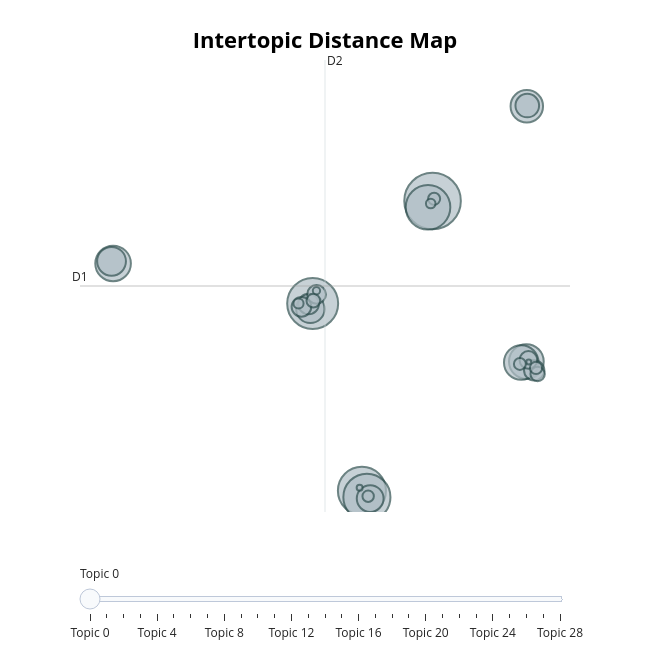

Here is the notebook cell this chart was saved with:
### Code cell
topic_model2.visualize_topics()

### Figure 1 — Plotly figure (JSON) as saved in the notebook; plotly's stock layout.template omitted (floating-point values rounded to 4 significant figures)
{"data": [{"customdata": [[0, "health | correction | plan | communication | medical", 3558], [1, "police | court | officer | town | election", 2888], [2, "license | beverage | alcoholic | sale | additional", 2571], [3, "land | authorize | parcel | town | certain", 2467], [4, "retirement | housing | veteran | disability | benefit", 2210], [5, "school | education | student | high | elementary", 1409], [6, "report | annual | transparency | revenue | attorney", 1340], [7, "insurance | unemployment | worker | wage | compensation", 1328], [8, "water | gas | waste | sewer | environmental", 1173], [9, "child | document | family | current | joint", 922], [10, "firearm | safety | animal | security | dog", 894], [11, "tax | exemption | property | taxis | senior", 800], [12, "energy | solar | utility | renewable | climate", 621], [13, "amendment | legislative | governor | constitution | excellency", 474], [14, "appropriation | make | lottery | supplement | exist", 460], [15, "developmental | civil | youth | right | group", 431], [16, "plate | funeral | distinctive | license | veteran", 390], [17, "privacy | consumer | internet | telephone | information", 350], [18, "day | month | awareness | designate | american", 230], [19, "trafficking | discrimination | gender | human | woman", 207], [20, "food | restaurant | labeling | store | dealer", 169], [21, "hiv | immunization | cancer | vaccine | arbovirus", 162], [22, "credit | card | union | banking | creditable", 158], [23, "board | selectman | select | change | registration", 145], [24, "gaming | racing | horse | race | simulcaste", 114], [25, "noise | hear | hearing | deaf | aid", 102], [26, "organ | donation | surgery | tissue | surgical", 59], [27, "snow | removal | snowmobile | ice | antique", 40], [28, "schedule | transfer | revise | comptroller | masshealth", 27]], "hovertemplate": "<b>Topic %{customdata[0]}</b><br>%{customdata[1]}<br>Size: %{customdata[2]}", "legendgroup": "", "marker": {"color": "#B0BEC5", "line": {"color": "DarkSlateGrey", "width": 2}, "size": [3558, 2888, 2571, 2467, 2210, 1409, 1340, 1328, 1173, 922, 894, 800, 621, 474, 460, 431, 390, 350, 230, 207, 169, 162, 158, 145, 114, 102, 59, 40, 27], "sizemode": "area", "sizeref": 2.224, "symbol": "circle"}, "mode": "markers", "name": "", "orientation": "v", "showlegend": false, "type": "scatter", "x": [10.31, -0.8534, 3.733, 4.196, 9.887, -19.44, 19.04, 18.57, 19.08, -19.58, -1.071, 4.501, 19.13, -1.234, 19.77, -1.899, -0.4931, 19.23, 20.09, -0.792, 19.94, 10.45, 18.44, 4.314, -2.171, 10.14, -0.501, 3.52, 19.27], "xaxis": "x", "y": [13.91, 7.056, -5.465, -5.896, 13.49, 9.733, 3.177, 3.111, 20.25, 9.876, 6.697, -5.986, 20.29, 7.024, 2.586, 6.836, 7.666, 3.282, 2.341, 7.246, 2.748, 14.05, 3.016, -5.827, 7.053, 13.74, 7.91, -5.265, 3.144], "yaxis": "y"}], "layout": {"annotations": [{"showarrow": false, "text": "D1", "x": -22.52, "y": 8.227, "yshift": 10}, {"showarrow": false, "text": "D2", "x": 0.2947, "xshift": 10, "y": 23.34}], "height": 650, "hoverlabel": {"bgcolor": "white", "font": {"family": "Rockwell", "size": 16}}, "legend": {"itemsizing": "constant", "tracegroupgap": 0}, "margin": {"t": 60}, "shapes": [{"line": {"color": "#CFD8DC", "width": 2}, "type": "line", "x0": 0.2947, "x1": 0.2947, "y0": -6.884, "y1": 23.34}, {"line": {"color": "#9E9E9E", "width": 2}, "type": "line", "x0": -22.52, "x1": 23.11, "y0": 8.227, "y1": 8.227}], "sliders": [{"active": 0, "pad": {"t": 50}, "steps": [{"args": [{"marker.color": [["red", "#B0BEC5", "#B0BEC5", "#B0BEC5", "#B0BEC5", "#B0BEC5", "#B0BEC5", "#B0BEC5", "#B0BEC5", "#B0BEC5", "#B0BEC5", "#B0BEC5", "#B0BEC5", "#B0BEC5", "#B0BEC5", "#B0BEC5", "#B0BEC5", "#B0BEC5", "#B0BEC5", "#B0BEC5", "#B0BEC5", "#B0BEC5", "#B0BEC5", "#B0BEC5", "#B0BEC5", "#B0BEC5", "#B0BEC5", "#B0BEC5", "#B0BEC5"]]}], "label": "Topic 0", "method": "update"}, {"args": [{"marker.color": [["#B0BEC5", "red", "#B0BEC5", "#B0BEC5", "#B0BEC5", "#B0BEC5", "#B0BEC5", "#B0BEC5", "#B0BEC5", "#B0BEC5", "#B0BEC5", "#B0BEC5", "#B0BEC5", "#B0BEC5", "#B0BEC5", "#B0BEC5", "#B0BEC5", "#B0BEC5", "#B0BEC5", "#B0BEC5", "#B0BEC5", "#B0BEC5", "#B0BEC5", "#B0BEC5", "#B0BEC5", "#B0BEC5", "#B0BEC5", "#B0BEC5", "#B0BEC5"]]}], "label": "Topic 1", "method": "update"}, {"args": [{"marker.color": [["#B0BEC5", "#B0BEC5", "red", "#B0BEC5", "#B0BEC5", "#B0BEC5", "#B0BEC5", "#B0BEC5", "#B0BEC5", "#B0BEC5", "#B0BEC5", "#B0BEC5", "#B0BEC5", "#B0BEC5", "#B0BEC5", "#B0BEC5", "#B0BEC5", "#B0BEC5", "#B0BEC5", "#B0BEC5", "#B0BEC5", "#B0BEC5", "#B0BEC5", "#B0BEC5", "#B0BEC5", "#B0BEC5", "#B0BEC5", "#B0BEC5", "#B0BEC5"]]}], "label": "Topic 2", "method": "update"}, {"args": [{"marker.color": [["#B0BEC5", "#B0BEC5", "#B0BEC5", "red", "#B0BEC5", "#B0BEC5", "#B0BEC5", "#B0BEC5", "#B0BEC5", "#B0BEC5", "#B0BEC5", "#B0BEC5", "#B0BEC5", "#B0BEC5", "#B0BEC5", "#B0BEC5", "#B0BEC5", "#B0BEC5", "#B0BEC5", "#B0BEC5", "#B0BEC5", "#B0BEC5", "#B0BEC5", "#B0BEC5", "#B0BEC5", "#B0BEC5", "#B0BEC5", "#B0BEC5", "#B0BEC5"]]}], "label": "Topic 3", "method": "update"}, {"args": [{"marker.color": [["#B0BEC5", "#B0BEC5", "#B0BEC5", "#B0BEC5", "red", "#B0BEC5", "#B0BEC5", "#B0BEC5", "#B0BEC5", "#B0BEC5", "#B0BEC5", "#B0BEC5", "#B0BEC5", "#B0BEC5", "#B0BEC5", "#B0BEC5", "#B0BEC5", "#B0BEC5", "#B0BEC5", "#B0BEC5", "#B0BEC5", "#B0BEC5", "#B0BEC5", "#B0BEC5", "#B0BEC5", "#B0BEC5", "#B0BEC5", "#B0BEC5", "#B0BEC5"]]}], "label": "Topic 4", "method": "update"}, {"args": [{"marker.color": [["#B0BEC5", "#B0BEC5", "#B0BEC5", "#B0BEC5", "#B0BEC5", "red", "#B0BEC5", "#B0BEC5", "#B0BEC5", "#B0BEC5", "#B0BEC5", "#B0BEC5", "#B0BEC5", "#B0BEC5", "#B0BEC5", "#B0BEC5", "#B0BEC5", "#B0BEC5", "#B0BEC5", "#B0BEC5", "#B0BEC5", "#B0BEC5", "#B0BEC5", "#B0BEC5", "#B0BEC5", "#B0BEC5", "#B0BEC5", "#B0BEC5", "#B0BEC5"]]}], "label": "Topic 5", "method": "update"}, {"args": [{"marker.color": [["#B0BEC5", "#B0BEC5", "#B0BEC5", "#B0BEC5", "#B0BEC5", "#B0BEC5", "red", "#B0BEC5", "#B0BEC5", "#B0BEC5", "#B0BEC5", "#B0BEC5", "#B0BEC5", "#B0BEC5", "#B0BEC5", "#B0BEC5", "#B0BEC5", "#B0BEC5", "#B0BEC5", "#B0BEC5", "#B0BEC5", "#B0BEC5", "#B0BEC5", "#B0BEC5", "#B0BEC5", "#B0BEC5", "#B0BEC5", "#B0BEC5", "#B0BEC5"]]}], "label": "Topic 6", "method": "update"}, {"args": [{"marker.color": [["#B0BEC5", "#B0BEC5", "#B0BEC5", "#B0BEC5", "#B0BEC5", "#B0BEC5", "#B0BEC5", "red", "#B0BEC5", "#B0BEC5", "#B0BEC5", "#B0BEC5", "#B0BEC5", "#B0BEC5", "#B0BEC5", "#B0BEC5", "#B0BEC5", "#B0BEC5", "#B0BEC5", "#B0BEC5", "#B0BEC5", "#B0BEC5", "#B0BEC5", "#B0BEC5", "#B0BEC5", "#B0BEC5", "#B0BEC5", "#B0BEC5", "#B0BEC5"]]}], "label": "Topic 7", "method": "update"}, {"args": [{"marker.color": [["#B0BEC5", "#B0BEC5", "#B0BEC5", "#B0BEC5", "#B0BEC5", "#B0BEC5", "#B0BEC5", "#B0BEC5", "red", "#B0BEC5", "#B0BEC5", "#B0BEC5", "#B0BEC5", "#B0BEC5", "#B0BEC5", "#B0BEC5", "#B0BEC5", "#B0BEC5", "#B0BEC5", "#B0BEC5", "#B0BEC5", "#B0BEC5", "#B0BEC5", "#B0BEC5", "#B0BEC5", "#B0BEC5", "#B0BEC5", "#B0BEC5", "#B0BEC5"]]}], "label": "Topic 8", "method": "update"}, {"args": [{"marker.color": [["#B0BEC5", "#B0BEC5", "#B0BEC5", "#B0BEC5", "#B0BEC5", "#B0BEC5", "#B0BEC5", "#B0BEC5", "#B0BEC5", "red", "#B0BEC5", "#B0BEC5", "#B0BEC5", "#B0BEC5", "#B0BEC5", "#B0BEC5", "#B0BEC5", "#B0BEC5", "#B0BEC5", "#B0BEC5", "#B0BEC5", "#B0BEC5", "#B0BEC5", "#B0BEC5", "#B0BEC5", "#B0BEC5", "#B0BEC5", "#B0BEC5", "#B0BEC5"]]}], "label": "Topic 9", "method": "update"}, {"args": [{"marker.color": [["#B0BEC5", "#B0BEC5", "#B0BEC5", "#B0BEC5", "#B0BEC5", "#B0BEC5", "#B0BEC5", "#B0BEC5", "#B0BEC5", "#B0BEC5", "red", "#B0BEC5", "#B0BEC5", "#B0BEC5", "#B0BEC5", "#B0BEC5", "#B0BEC5", "#B0BEC5", "#B0BEC5", "#B0BEC5", "#B0BEC5", "#B0BEC5", "#B0BEC5", "#B0BEC5", "#B0BEC5", "#B0BEC5", "#B0BEC5", "#B0BEC5", "#B0BEC5"]]}], "label": "Topic 10", "method": "update"}, {"args": [{"marker.color": [["#B0BEC5", "#B0BEC5", "#B0BEC5", "#B0BEC5", "#B0BEC5", "#B0BEC5", "#B0BEC5", "#B0BEC5", "#B0BEC5", "#B0BEC5", "#B0BEC5", "red", "#B0BEC5", "#B0BEC5", "#B0BEC5", "#B0BEC5", "#B0BEC5", "#B0BEC5", "#B0BEC5", "#B0BEC5", "#B0BEC5", "#B0BEC5", "#B0BEC5", "#B0BEC5", "#B0BEC5", "#B0BEC5", "#B0BEC5", "#B0BEC5", "#B0BEC5"]]}], "label": "Topic 11", "method": "update"}, {"args": [{"marker.color": [["#B0BEC5", "#B0BEC5", "#B0BEC5", "#B0BEC5", "#B0BEC5", "#B0BEC5", "#B0BEC5", "#B0BEC5", "#B0BEC5", "#B0BEC5", "#B0BEC5", "#B0BEC5", "red", "#B0BEC5", "#B0BEC5", "#B0BEC5", "#B0BEC5", "#B0BEC5", "#B0BEC5", "#B0BEC5", "#B0BEC5", "#B0BEC5", "#B0BEC5", "#B0BEC5", "#B0BEC5", "#B0BEC5", "#B0BEC5", "#B0BEC5", "#B0BEC5"]]}], "label": "Topic 12", "method": "update"}, {"args": [{"marker.color": [["#B0BEC5", "#B0BEC5", "#B0BEC5", "#B0BEC5", "#B0BEC5", "#B0BEC5", "#B0BEC5", "#B0BEC5", "#B0BEC5", "#B0BEC5", "#B0BEC5", "#B0BEC5", "#B0BEC5", "red", "#B0BEC5", "#B0BEC5", "#B0BEC5", "#B0BEC5", "#B0BEC5", "#B0BEC5", "#B0BEC5", "#B0BEC5", "#B0BEC5", "#B0BEC5", "#B0BEC5", "#B0BEC5", "#B0BEC5", "#B0BEC5", "#B0BEC5"]]}], "label": "Topic 13", "method": "update"}, {"args": [{"marker.color": [["#B0BEC5", "#B0BEC5", "#B0BEC5", "#B0BEC5", "#B0BEC5", "#B0BEC5", "#B0BEC5", "#B0BEC5", "#B0BEC5", "#B0BEC5", "#B0BEC5", "#B0BEC5", "#B0BEC5", "#B0BEC5", "red", "#B0BEC5", "#B0BEC5", "#B0BEC5", "#B0BEC5", "#B0BEC5", "#B0BEC5", "#B0BEC5", "#B0BEC5", "#B0BEC5", "#B0BEC5", "#B0BEC5", "#B0BEC5", "#B0BEC5", "#B0BEC5"]]}], "label": "Topic 14", "method": "update"}, {"args": [{"marker.color": [["#B0BEC5", "#B0BEC5", "#B0BEC5", "#B0BEC5", "#B0BEC5", "#B0BEC5", "#B0BEC5", "#B0BEC5", "#B0BEC5", "#B0BEC5", "#B0BEC5", "#B0BEC5", "#B0BEC5", "#B0BEC5", "#B0BEC5", "red", "#B0BEC5", "#B0BEC5", "#B0BEC5", "#B0BEC5", "#B0BEC5", "#B0BEC5", "#B0BEC5", "#B0BEC5", "#B0BEC5", "#B0BEC5", "#B0BEC5", "#B0BEC5", "#B0BEC5"]]}], "label": "Topic 15", "method": "update"}, {"args": [{"marker.color": [["#B0BEC5", "#B0BEC5", "#B0BEC5", "#B0BEC5", "#B0BEC5", "#B0BEC5", "#B0BEC5", "#B0BEC5", "#B0BEC5", "#B0BEC5", "#B0BEC5", "#B0BEC5", "#B0BEC5", "#B0BEC5", "#B0BEC5", "#B0BEC5", "red", "#B0BEC5", "#B0BEC5", "#B0BEC5", "#B0BEC5", "#B0BEC5", "#B0BEC5", "#B0BEC5", "#B0BEC5", "#B0BEC5", "#B0BEC5", "#B0BEC5", "#B0BEC5"]]}], "label": "Topic 16", "method": "update"}, {"args": [{"marker.color": [["#B0BEC5", "#B0BEC5", "#B0BEC5", "#B0BEC5", "#B0BEC5", "#B0BEC5", "#B0BEC5", "#B0BEC5", "#B0BEC5", "#B0BEC5", "#B0BEC5", "#B0BEC5", "#B0BEC5", "#B0BEC5", "#B0BEC5", "#B0BEC5", "#B0BEC5", "red", "#B0BEC5", "#B0BEC5", "#B0BEC5", "#B0BEC5", "#B0BEC5", "#B0BEC5", "#B0BEC5", "#B0BEC5", "#B0BEC5", "#B0BEC5", "#B0BEC5"]]}], "label": "Topic 17", "method": "update"}, {"args": [{"marker.color": [["#B0BEC5", "#B0BEC5", "#B0BEC5", "#B0BEC5", "#B0BEC5", "#B0BEC5", "#B0BEC5", "#B0BEC5", "#B0BEC5", "#B0BEC5", "#B0BEC5", "#B0BEC5", "#B0BEC5", "#B0BEC5", "#B0BEC5", "#B0BEC5", "#B0BEC5", "#B0BEC5", "red", "#B0BEC5", "#B0BEC5", "#B0BEC5", "#B0BEC5", "#B0BEC5", "#B0BEC5", "#B0BEC5", "#B0BEC5", "#B0BEC5", "#B0BEC5"]]}], "label": "Topic 18", "method": "update"}, {"args": [{"marker.color": [["#B0BEC5", "#B0BEC5", "#B0BEC5", "#B0BEC5", "#B0BEC5", "#B0BEC5", "#B0BEC5", "#B0BEC5", "#B0BEC5", "#B0BEC5", "#B0BEC5", "#B0BEC5", "#B0BEC5", "#B0BEC5", "#B0BEC5", "#B0BEC5", "#B0BEC5", "#B0BEC5", "#B0BEC5", "red", "#B0BEC5", "#B0BEC5", "#B0BEC5", "#B0BEC5", "#B0BEC5", "#B0BEC5", "#B0BEC5", "#B0BEC5", "#B0BEC5"]]}], "label": "Topic 19", "method": "update"}, {"args": [{"marker.color": [["#B0BEC5", "#B0BEC5", "#B0BEC5", "#B0BEC5", "#B0BEC5", "#B0BEC5", "#B0BEC5", "#B0BEC5", "#B0BEC5", "#B0BEC5", "#B0BEC5", "#B0BEC5", "#B0BEC5", "#B0BEC5", "#B0BEC5", "#B0BEC5", "#B0BEC5", "#B0BEC5", "#B0BEC5", "#B0BEC5", "red", "#B0BEC5", "#B0BEC5", "#B0BEC5", "#B0BEC5", "#B0BEC5", "#B0BEC5", "#B0BEC5", "#B0BEC5"]]}], "label": "Topic 20", "method": "update"}, {"args": [{"marker.color": [["#B0BEC5", "#B0BEC5", "#B0BEC5", "#B0BEC5", "#B0BEC5", "#B0BEC5", "#B0BEC5", "#B0BEC5", "#B0BEC5", "#B0BEC5", "#B0BEC5", "#B0BEC5", "#B0BEC5", "#B0BEC5", "#B0BEC5", "#B0BEC5", "#B0BEC5", "#B0BEC5", "#B0BEC5", "#B0BEC5", "#B0BEC5", "red", "#B0BEC5", "#B0BEC5", "#B0BEC5", "#B0BEC5", "#B0BEC5", "#B0BEC5", "#B0BEC5"]]}], "label": "Topic 21", "method": "update"}, {"args": [{"marker.color": [["#B0BEC5", "#B0BEC5", "#B0BEC5", "#B0BEC5", "#B0BEC5", "#B0BEC5", "#B0BEC5", "#B0BEC5", "#B0BEC5", "#B0BEC5", "#B0BEC5", "#B0BEC5", "#B0BEC5", "#B0BEC5", "#B0BEC5", "#B0BEC5", "#B0BEC5", "#B0BEC5", "#B0BEC5", "#B0BEC5", "#B0BEC5", "#B0BEC5", "red", "#B0BEC5", "#B0BEC5", "#B0BEC5", "#B0BEC5", "#B0BEC5", "#B0BEC5"]]}], "label": "Topic 22", "method": "update"}, {"args": [{"marker.color": [["#B0BEC5", "#B0BEC5", "#B0BEC5", "#B0BEC5", "#B0BEC5", "#B0BEC5", "#B0BEC5", "#B0BEC5", "#B0BEC5", "#B0BEC5", "#B0BEC5", "#B0BEC5", "#B0BEC5", "#B0BEC5", "#B0BEC5", "#B0BEC5", "#B0BEC5", "#B0BEC5", "#B0BEC5", "#B0BEC5", "#B0BEC5", "#B0BEC5", "#B0BEC5", "red", "#B0BEC5", "#B0BEC5", "#B0BEC5", "#B0BEC5", "#B0BEC5"]]}], "label": "Topic 23", "method": "update"}, {"args": [{"marker.color": [["#B0BEC5", "#B0BEC5", "#B0BEC5", "#B0BEC5", "#B0BEC5", "#B0BEC5", "#B0BEC5", "#B0BEC5", "#B0BEC5", "#B0BEC5", "#B0BEC5", "#B0BEC5", "#B0BEC5", "#B0BEC5", "#B0BEC5", "#B0BEC5", "#B0BEC5", "#B0BEC5", "#B0BEC5", "#B0BEC5", "#B0BEC5", "#B0BEC5", "#B0BEC5", "#B0BEC5", "red", "#B0BEC5", "#B0BEC5", "#B0BEC5", "#B0BEC5"]]}], "label": "Topic 24", "method": "update"}, {"args": [{"marker.color": [["#B0BEC5", "#B0BEC5", "#B0BEC5", "#B0BEC5", "#B0BEC5", "#B0BEC5", "#B0BEC5", "#B0BEC5", "#B0BEC5", "#B0BEC5", "#B0BEC5", "#B0BEC5", "#B0BEC5", "#B0BEC5", "#B0BEC5", "#B0BEC5", "#B0BEC5", "#B0BEC5", "#B0BEC5", "#B0BEC5", "#B0BEC5", "#B0BEC5", "#B0BEC5", "#B0BEC5", "#B0BEC5", "red", "#B0BEC5", "#B0BEC5", "#B0BEC5"]]}], "label": "Topic 25", "method": "update"}, {"args": [{"marker.color": [["#B0BEC5", "#B0BEC5", "#B0BEC5", "#B0BEC5", "#B0BEC5", "#B0BEC5", "#B0BEC5", "#B0BEC5", "#B0BEC5", "#B0BEC5", "#B0BEC5", "#B0BEC5", "#B0BEC5", "#B0BEC5", "#B0BEC5", "#B0BEC5", "#B0BEC5", "#B0BEC5", "#B0BEC5", "#B0BEC5", "#B0BEC5", "#B0BEC5", "#B0BEC5", "#B0BEC5", "#B0BEC5", "#B0BEC5", "red", "#B0BEC5", "#B0BEC5"]]}], "label": "Topic 26", "method": "update"}, {"args": [{"marker.color": [["#B0BEC5", "#B0BEC5", "#B0BEC5", "#B0BEC5", "#B0BEC5", "#B0BEC5", "#B0BEC5", "#B0BEC5", "#B0BEC5", "#B0BEC5", "#B0BEC5", "#B0BEC5", "#B0BEC5", "#B0BEC5", "#B0BEC5", "#B0BEC5", "#B0BEC5", "#B0BEC5", "#B0BEC5", "#B0BEC5", "#B0BEC5", "#B0BEC5", "#B0BEC5", "#B0BEC5", "#B0BEC5", "#B0BEC5", "#B0BEC5", "red", "#B0BEC5"]]}], "label": "Topic 27", "method": "update"}, {"args": [{"marker.color": [["#B0BEC5", "#B0BEC5", "#B0BEC5", "#B0BEC5", "#B0BEC5", "#B0BEC5", "#B0BEC5", "#B0BEC5", "#B0BEC5", "#B0BEC5", "#B0BEC5", "#B0BEC5", "#B0BEC5", "#B0BEC5", "#B0BEC5", "#B0BEC5", "#B0BEC5", "#B0BEC5", "#B0BEC5", "#B0BEC5", "#B0BEC5", "#B0BEC5", "#B0BEC5", "#B0BEC5", "#B0BEC5", "#B0BEC5", "#B0BEC5", "#B0BEC5", "red"]]}], "label": "Topic 28", "method": "update"}]}], "title": {"font": {"color": "Black", "size": 22}, "text": "<b>Intertopic Distance Map</b>", "x": 0.5, "xanchor": "center", "y": 0.95, "yanchor": "top"}, "width": 650, "xaxis": {"anchor": "y", "domain": [0, 1], "range": [-22.52, 23.11], "title": {"text": ""}, "visible": false}, "yaxis": {"anchor": "x", "domain": [0, 1], "range": [-6.884, 23.34], "title": {"text": ""}, "visible": false}}}
